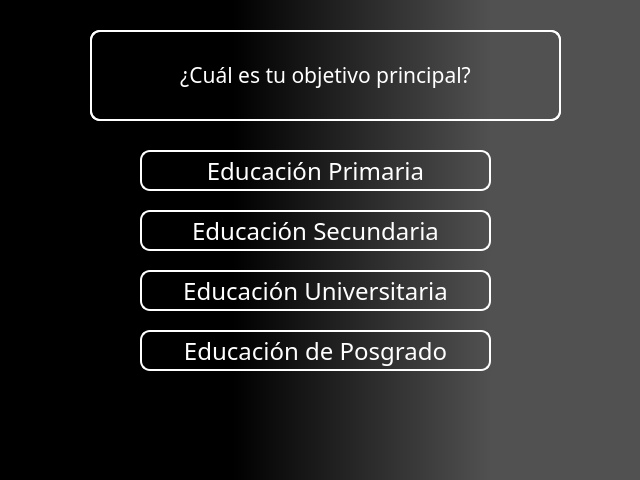
<?xml version="1.0" encoding="UTF-8"?>
<ui version="4.0">
 <class>MainWindow</class>
 <widget class="QMainWindow" name="MainWindow">
  <property name="geometry">
   <rect>
    <x>0</x>
    <y>0</y>
    <width>640</width>
    <height>480</height>
   </rect>
  </property>
  <property name="minimumSize">
   <size>
    <width>640</width>
    <height>480</height>
   </size>
  </property>
  <property name="maximumSize">
   <size>
    <width>640</width>
    <height>480</height>
   </size>
  </property>
  <property name="windowTitle">
   <string>MainWindow</string>
  </property>
  <property name="styleSheet">
   <string notr="true">background-color: qlineargradient(spread:reflect, x1:0, y1:0, x2:1, y2:0, stop:0.363636 rgba(0, 0, 0, 255), stop:0.767045 rgba(81, 81, 81, 255));</string>
  </property>
  <widget class="QWidget" name="centralwidget">
   <widget class="QFrame" name="frame_2">
    <property name="geometry">
     <rect>
      <x>90</x>
      <y>30</y>
      <width>471</width>
      <height>91</height>
     </rect>
    </property>
    <property name="styleSheet">
     <string notr="true">QFrame { 
border: 2px solid white;
border-radius: 10px;
background-color: transparent;
}</string>
    </property>
    <property name="frameShape">
     <enum>QFrame::Shape::StyledPanel</enum>
    </property>
    <property name="frameShadow">
     <enum>QFrame::Shadow::Raised</enum>
    </property>
    <widget class="QLabel" name="label">
     <property name="geometry">
      <rect>
       <x>0</x>
       <y>0</y>
       <width>471</width>
       <height>91</height>
      </rect>
     </property>
     <property name="font">
      <font>
       <family>Cascadia Code</family>
       <pointsize>16</pointsize>
       <italic>false</italic>
       <bold>false</bold>
      </font>
     </property>
     <property name="styleSheet">
      <string notr="true">font: 16pt &quot;Cascadia Code&quot;;
color: rgb(255, 255, 255);

</string>
     </property>
     <property name="text">
      <string>¿Cuál es tu objetivo principal?</string>
     </property>
     <property name="textFormat">
      <enum>Qt::TextFormat::RichText</enum>
     </property>
     <property name="alignment">
      <set>Qt::AlignmentFlag::AlignCenter</set>
     </property>
     <property name="wordWrap">
      <bool>false</bool>
     </property>
     <property name="indent">
      <number>0</number>
     </property>
    </widget>
   </widget>
   <widget class="QFrame" name="frame_3">
    <property name="geometry">
     <rect>
      <x>80</x>
      <y>140</y>
      <width>481</width>
      <height>271</height>
     </rect>
    </property>
    <property name="styleSheet">
     <string notr="true">QFrame { background-color: transparent;
}</string>
    </property>
    <property name="frameShape">
     <enum>QFrame::Shape::StyledPanel</enum>
    </property>
    <property name="frameShadow">
     <enum>QFrame::Shadow::Raised</enum>
    </property>
    <widget class="QPushButton" name="pushButton_2">
     <property name="geometry">
      <rect>
       <x>60</x>
       <y>10</y>
       <width>351</width>
       <height>41</height>
      </rect>
     </property>
     <property name="minimumSize">
      <size>
       <width>351</width>
       <height>41</height>
      </size>
     </property>
     <property name="maximumSize">
      <size>
       <width>351</width>
       <height>41</height>
      </size>
     </property>
     <property name="font">
      <font>
       <family>Berlin Sans FB</family>
       <pointsize>18</pointsize>
       <italic>false</italic>
       <bold>false</bold>
      </font>
     </property>
     <property name="cursor">
      <cursorShape>PointingHandCursor</cursorShape>
     </property>
     <property name="styleSheet">
      <string notr="true">QPushButton { background-color: transparent; /* Fondo transparente */ border: 2px solid white; /* Borde blanco */ border-radius: 10px; /* Bordes redondeados */ color: white; /* Color del texto */ 
font: 18pt &quot;Berlin Sans FB&quot;;
}</string>
     </property>
     <property name="text">
      <string>Educación Primaria</string>
     </property>
    </widget>
    <widget class="QPushButton" name="pushButton_5">
     <property name="geometry">
      <rect>
       <x>60</x>
       <y>70</y>
       <width>351</width>
       <height>41</height>
      </rect>
     </property>
     <property name="minimumSize">
      <size>
       <width>351</width>
       <height>41</height>
      </size>
     </property>
     <property name="maximumSize">
      <size>
       <width>351</width>
       <height>41</height>
      </size>
     </property>
     <property name="font">
      <font>
       <family>Berlin Sans FB</family>
       <pointsize>18</pointsize>
       <italic>false</italic>
       <bold>false</bold>
      </font>
     </property>
     <property name="cursor">
      <cursorShape>PointingHandCursor</cursorShape>
     </property>
     <property name="styleSheet">
      <string notr="true">QPushButton { background-color: transparent; /* Fondo transparente */ border: 2px solid white; /* Borde blanco */ border-radius: 10px; /* Bordes redondeados */ color: white; /* Color del texto */ 
font: 18pt &quot;Berlin Sans FB&quot;;
}</string>
     </property>
     <property name="text">
      <string>Educación Secundaria</string>
     </property>
    </widget>
    <widget class="QPushButton" name="pushButton_6">
     <property name="geometry">
      <rect>
       <x>60</x>
       <y>130</y>
       <width>351</width>
       <height>41</height>
      </rect>
     </property>
     <property name="minimumSize">
      <size>
       <width>351</width>
       <height>41</height>
      </size>
     </property>
     <property name="maximumSize">
      <size>
       <width>351</width>
       <height>41</height>
      </size>
     </property>
     <property name="font">
      <font>
       <family>Berlin Sans FB</family>
       <pointsize>18</pointsize>
       <italic>false</italic>
       <bold>false</bold>
      </font>
     </property>
     <property name="cursor">
      <cursorShape>PointingHandCursor</cursorShape>
     </property>
     <property name="styleSheet">
      <string notr="true">QPushButton { background-color: transparent; /* Fondo transparente */ border: 2px solid white; /* Borde blanco */ border-radius: 10px; /* Bordes redondeados */ color: white; /* Color del texto */ 
font: 18pt &quot;Berlin Sans FB&quot;;
}</string>
     </property>
     <property name="text">
      <string>Educación Universitaria</string>
     </property>
    </widget>
    <widget class="QPushButton" name="pushButton_7">
     <property name="geometry">
      <rect>
       <x>60</x>
       <y>190</y>
       <width>351</width>
       <height>41</height>
      </rect>
     </property>
     <property name="minimumSize">
      <size>
       <width>351</width>
       <height>41</height>
      </size>
     </property>
     <property name="maximumSize">
      <size>
       <width>351</width>
       <height>41</height>
      </size>
     </property>
     <property name="font">
      <font>
       <family>Berlin Sans FB</family>
       <pointsize>18</pointsize>
       <italic>false</italic>
       <bold>false</bold>
      </font>
     </property>
     <property name="cursor">
      <cursorShape>PointingHandCursor</cursorShape>
     </property>
     <property name="styleSheet">
      <string notr="true">QPushButton { background-color: transparent; /* Fondo transparente */ border: 2px solid white; /* Borde blanco */ border-radius: 10px; /* Bordes redondeados */ color: white; /* Color del texto */ 
font: 18pt &quot;Berlin Sans FB&quot;;
}</string>
     </property>
     <property name="text">
      <string>Educación de Posgrado</string>
     </property>
    </widget>
   </widget>
  </widget>
 </widget>
 <resources/>
 <connections/>
</ui>
